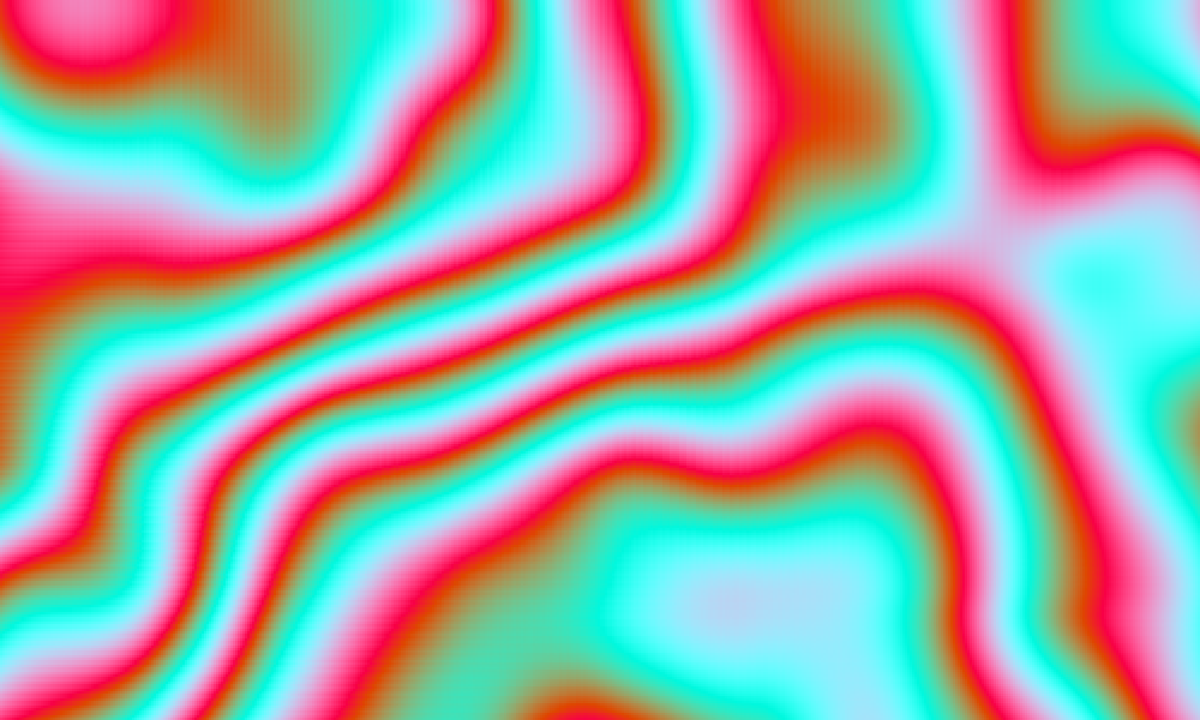
Frame 1 (no input)
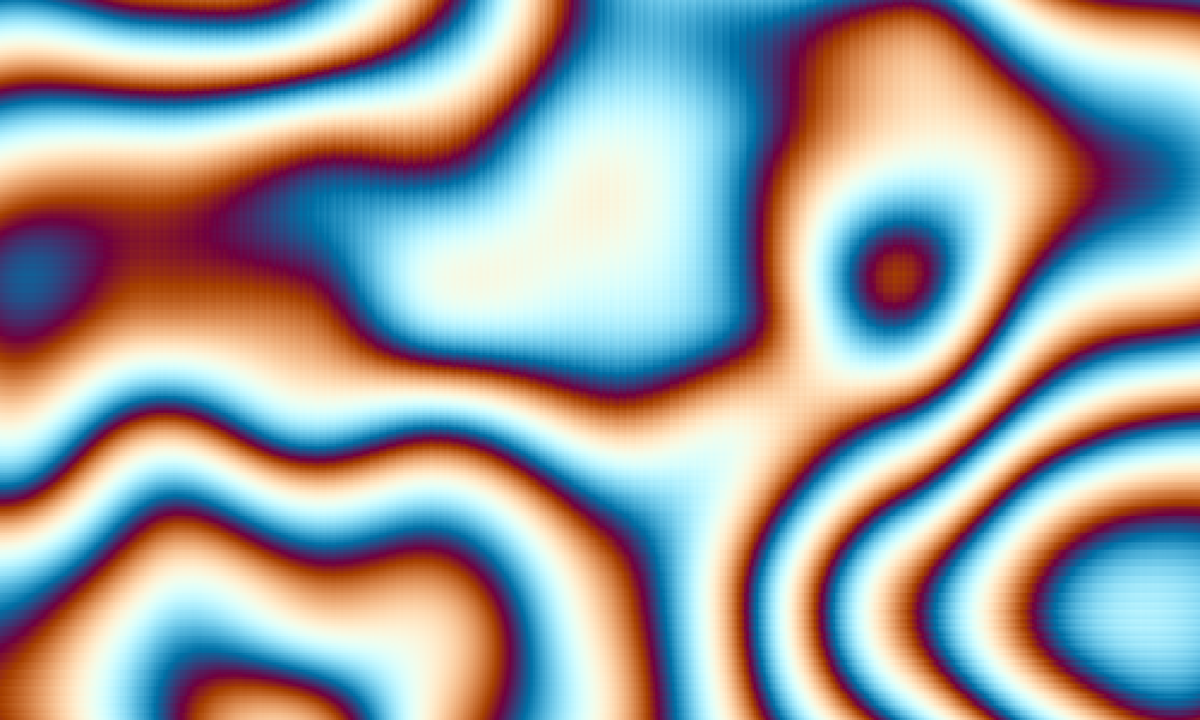
Frame 60 (the mouse pressed at the canvas centre just before this capture)
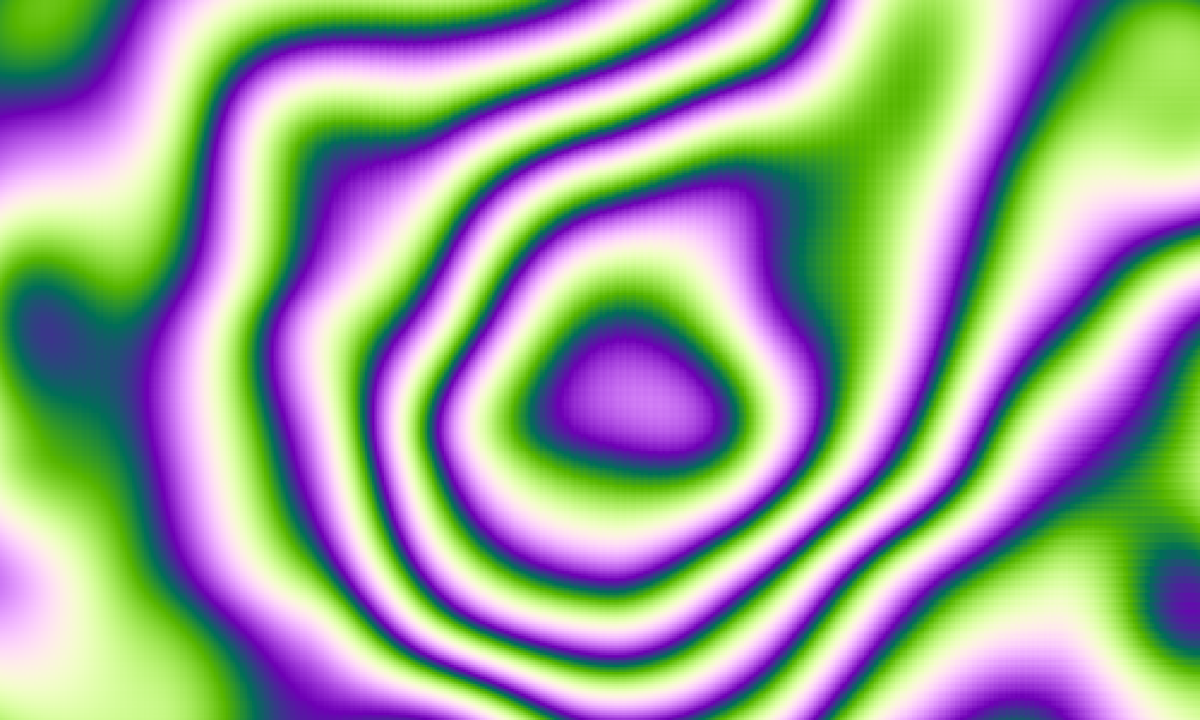
Frame 120 (the mouse held since frame 60 and released just before this capture)

The Processing sketch that drew these frames (run headless with seeded random() and noise(); from frame 60 on, the mouse is pressed at the canvas centre):

// Processing sketch: demonInTheScreen
// ── demonInTheScreen.pde
int cols, rows, r, g, b, px, py, reducedCols, reducedRows;
float noiseX, noiseY, sinX, cosY, glitch, value, sinVal, tOffset;
float timeOffset = random(1000);
float speed = 0.03;
int waveCount = 10;
int resolutionFactor = 4;

void setup() {
  //fullScreen();
  size(2000, 1200);
  cols = width;
  rows = height;
}

void draw() {
  background(0);
  noStroke();
  tOffset = timeOffset;
  resolutionFactor = 4;
  waveCount = 4;
  if(resolutionFactor < 4) resolutionFactor = 4;
  reducedCols = cols / resolutionFactor + 1;
  reducedRows = rows / resolutionFactor + 1;
  for (int y = 0; y < reducedRows; y++) {
    noiseY = map(y, 0, reducedRows, 0, waveCount);
    for (int x = 0; x < reducedCols; x++) {
      noiseX = map(x, 0, reducedCols, 0, waveCount);
      sinX = sin(noiseX + tOffset);
      cosY = cos(noiseY + tOffset * 1.2);
      glitch = (noise(x * 0.002, y * 0.002, tOffset * 0.5) * 2 - 1) * 4.0;
      value = (sinX * cosY) + glitch;
      value = map(value, -1, 1, 0, 255);
      sinVal = value * 0.05;
      r = int(abs(sin(sinVal + tOffset * 2)) * 255);
      g = int(abs(sin(sinVal + PI / 3 + tOffset * 1.5)) * 255);
      b = int(abs(sin(sinVal + PI / 2 + tOffset * 1.8)) * 255);
      fill(r, g, b);
      rect(x * resolutionFactor, y * resolutionFactor, resolutionFactor, resolutionFactor);
    }
  }
  println(frameRate);
  timeOffset += speed;
}
